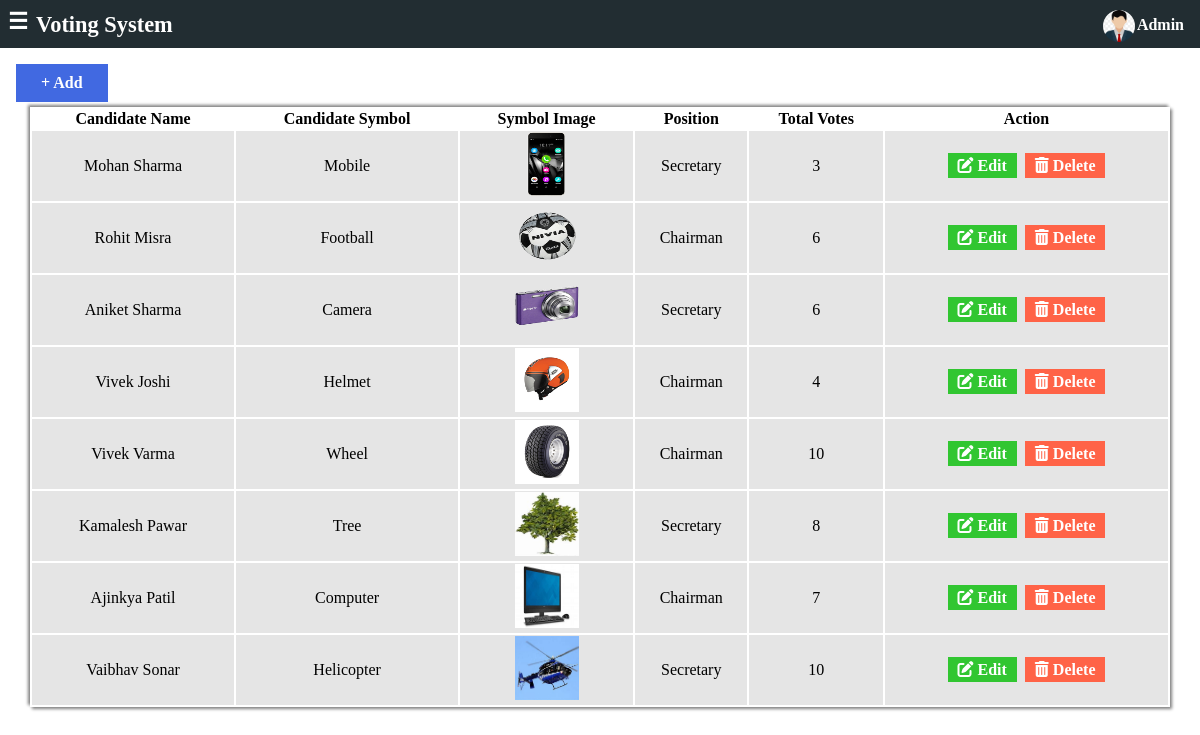
The app's page /voting/admin/candidates.php (signed in) with its own data.
### tables this page shows
CREATE TABLE `candidate` (
  `id` int(11) NOT NULL,
  `cname` varchar(50) NOT NULL,
  `symbol` varchar(50) NOT NULL,
  `symphoto` varchar(50) NOT NULL,
  `position` varchar(50) NOT NULL,
  `tvotes` int(255) NOT NULL
);

### voting/includes/all-select-data.php (called while the page is built, shortened)
<?php
$con = mysqli_connect("localhost","root","","voting");
$can_query="SELECT * FROM candidate";
$can_data=mysqli_query($con,$can_query);
?>

### voting/admin/candidates.php (the view, shortened to what this page needs)
<!DOCTYPE html>
<html lang="en">
<head>
    <link rel="stylesheet" href="../css/style.css">
    <link rel="stylesheet" href="../css/all.min.css">
</head>
<body>
    <div class="container">
        <div class="header">
            <span class="menu-bar" id="show" onclick="showMenu()">&#9776;</span>
            <span class="logo">Voting System</span>
            <span class="profile" onclick="showProfile()"><img src="../res/user3.jpg" alt=""><label for=""><?php echo $_SESSION['name']; ?></label></span>
        </div>
        <div id="main">
            <div class="heading"><a href="cand-register.php" class="add-btn" onclick="showForm()">+ Add</a><h2>Candidates Information</h2></div>
           <table class="table">
               <thead>
                   <th>Candidate Name</th>
                   <th>Candidate Symbol</th>
                   <th>Symbol Image</th>
                   <th>Position</th>
                   <th>Total Votes</th>
                   <th>Action</th>
               </thead>
               <tbody>
               <?php
                      include "../includes/all-select-data.php";
                      while($result=mysqli_fetch_assoc($can_data))
                      {
                        echo "<tr>
                        <td>".$result['cname']."</td>
                        <td>".$result['symbol']."</td>
                        <td><a href='$result[symphoto]'><img src='".$result['symphoto']."'></a></td>
                        <td>".$result['position']."</td>
                        <td>".$result['tvotes']."</td>
                        <td><a href='cand-update.php?cn=$result[cname]&sy=$result[symbol]&ps=$result[position]' class='edit'><i class='fa-solid fa-pen-to-square'></i> Edit</a>
                        <a href='can-delete.php?id=$result[id]' class='del' onClick='return delconfirm()'><i class='fa-solid fa-trash-can'></i> Delete</a></td>
                        </tr>";
                      }
                      ?>
               </tbody>
           </table>
        </div>
    </div>
</body>
</html>

### voting/css/style.css (style rules this page uses)
* { margin: 0px; font-family: 'Bahnschrift Light'; }
.container { height: 100vh; width: 100vw; overflow: auto; background: linear-gradient(rgb(255, 255, 255,0.1),rgb(255, 255, 255,0.1)),; background-size: 100% 100%; }
.heading { text-align: center; margin: 1rem; color: rgb(255, 255, 255); }
.header { height: 3rem; overflow: auto; background: #222d32; color: #fff; position: sticky; top: 0; width: 100%; }
.header .menu-bar, .header .logo { font-size: 1.4rem; font-weight: 900; margin-left: 0.5rem; margin-top: 0.5rem; float: left; cursor: pointer; }
.header .logo { margin-top: 0.75rem; }
.header .profile { float: right; margin-right: 1rem; }
.header .profile img { height: 2rem; width: 2rem; border-radius: 50%; margin-top: 10px; margin-right: 2px; float: left; cursor: pointer; }
.header .profile label { float: right; margin-top: 1rem; font-weight: 900; cursor: pointer; }
#main { height: 100%; width: 100%; overflow: auto; float: right; }
.add-btn { float: left; padding: 10px 25px; text-align: center; cursor: pointer; text-decoration: none; background: royalblue; color: white; font-weight: 900; }
.table { width: 95%; margin: auto; margin-bottom: 5rem; box-shadow: 2px 2px 3px gray, -2px -2px 3px gray; background: rgba(255, 255, 255, 0.9); text-align: center; }
.table td { background: rgb(0, 0, 0, 0.1); }
.table img { height: 4rem; width: 4rem; }
.del, .edit { padding: 4px 10px; margin: 2px; color: white; text-decoration: none; font-weight: 900; }
.del { background: tomato; }
.edit { background: rgb(49, 198, 49); }

### voting/admin/candidates.php (style rules this page uses)
.add-btn { text-decoration: none; }

### records on screen
candidate: cname "Mohan Sharma", symbol "Mobile", symphoto (picture), position "Secretary", tvotes "3"
candidate: cname "Rohit Misra", symbol "Football", symphoto (picture), position "Chairman", tvotes "6"
candidate: cname "Aniket Sharma", symbol "Camera", symphoto (picture), position "Secretary", tvotes "6"
candidate: cname "Vivek Joshi", symbol "Helmet", symphoto (picture), position "Chairman", tvotes "4"
candidate: cname "Vivek Varma", symbol "Wheel", symphoto (picture), position "Chairman", tvotes "10"
candidate: cname "Kamalesh Pawar", symbol "Tree", symphoto (picture), position "Secretary", tvotes "8"
candidate: cname "Ajinkya Patil", symbol "Computer", symphoto (picture), position "Chairman", tvotes "7"
candidate: cname "Vaibhav Sonar", symbol "Helicopter", symphoto (picture), position "Secretary", tvotes "10"

### other values on screen
$_SESSION['name'] "Admin"
